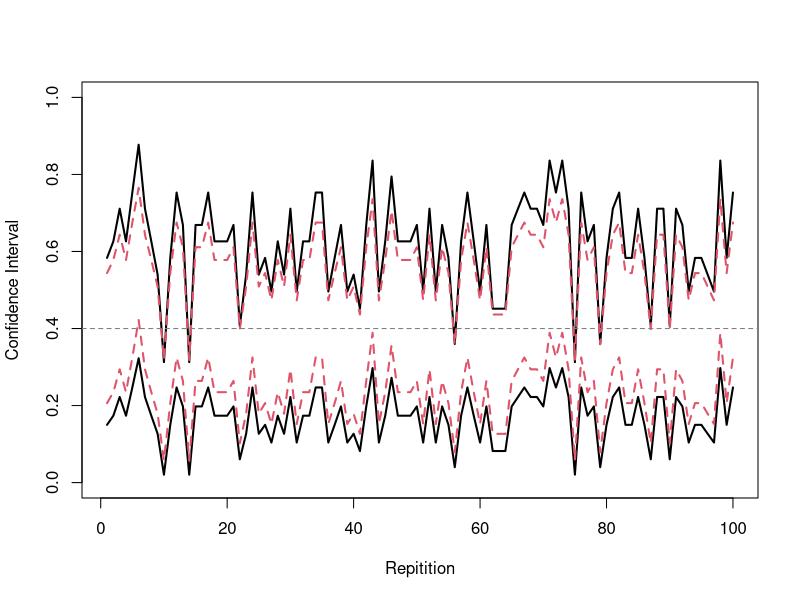
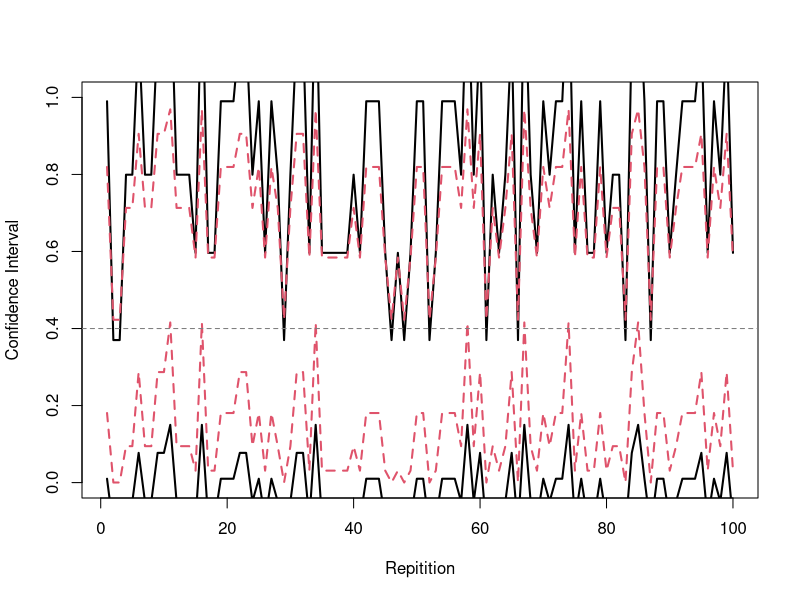

R code for these plots, in order:
# ------------------------------------------------------------------------
# STAT 8003 Statistical Methods I
# 10/11/2012
# ------------------------------------------------------------------------

# -----------------------------------------------------------------------
# Compute 95% CI for Binomial Data
# -----------------------------------------------------------------------

date()
                                  
# -----------------------------------------------------------------------
# Simulation 1: relatively large sample size
# -----------------------------------------------------------------------
set.seed(143804)
n = 30
repit = 100

# initialize the vector to store CIs
ci1 = matrix(0,nrow=repit,ncol=2)
ci2 = matrix(0,nrow=repit,ncol=2)
p = 0.4

for (ii in 1:repit){
  #cat("ii = ", ii, "\n")
  y = rbinom(n,size=1,p=0.4)
  # y is Bernoulli observation

  mean.y = mean(y)
  a = qnorm(1-0.025)

  ci1[ii,1] = mean.y - a*sqrt(mean.y/n)
  ci1[ii,2] = mean.y + a*sqrt(mean.y/n)

  ci2[ii,1] = (sin(asin(sqrt(mean.y))-a/2/sqrt(n)))^2
  ci2[ii,2] = (sin(asin(sqrt(mean.y))+a/2/sqrt(n)))^2
}

plot(1:repit,ci1[,1],ylim=c(0,1),xlab="Repitition",
     ylab="Confidence Interval",type="l",lwd=2)
lines(1:repit,ci1[,2],lwd=2)
lines(1:repit,ci2[,1],col=2,lty=2,lwd=2)
lines(1:repit,ci2[,2],col=2,lty=2,lwd=2)
abline(h=0.4,lty=2,col="gray50")

ct1 = sum((ci1[,1]<p)&(ci1[,2]>p))
ct2 = sum((ci2[,1]<p)&(ci2[,2]>p))

hw1 = mean((ci1[,2]-ci1[,1])/2)
hw2 = mean((ci2[,2]-ci2[,1])/2)

cat("coverage 1 = ", ct1/repit,"\n")
cat("coverage 2 = ", ct2/repit,"\n")

cat("half-width 1 = ", hw1,"\n")
cat("half-width 2 = ", hw2,"\n")

# Result:

# Coverage:
# CI1: 95%, CI2: 91%

# Average half-width:
# CI1: 0.22, CI2: 0.17



# -----------------------------------------------------------------------
# Simulation 2: relatively small sample size
# -----------------------------------------------------------------------
set.seed(151203)
n = 8
repit = 100

# initialize the vector to store CIs
ci1 = matrix(0,nrow=repit,ncol=2)
ci2 = matrix(0,nrow=repit,ncol=2)
p = 0.4

for (ii in 1:repit){
  #cat("ii = ", ii, "\n")
  y = rbinom(n,size=1,p=0.4)
  # y is Bernoulli observation

  mean.y = mean(y)
  a = qnorm(1-0.025)

  ci1[ii,1] = mean.y - a*sqrt(mean.y/n)
  ci1[ii,2] = mean.y + a*sqrt(mean.y/n)

  ci2[ii,1] = (sin(asin(sqrt(mean.y))-a/2/sqrt(n)))^2
  ci2[ii,2] = (sin(asin(sqrt(mean.y))+a/2/sqrt(n)))^2
}

plot(1:repit,ci1[,1],ylim=c(0,1),xlab="Repitition",
     ylab="Confidence Interval",type="l",lwd=2)
lines(1:repit,ci1[,2],lwd=2)
lines(1:repit,ci2[,1],col=2,lty=2,lwd=2)
lines(1:repit,ci2[,2],col=2,lty=2,lwd=2)
abline(h=0.4,lty=2,col="gray50")

ct1 = sum((ci1[,1]<p)&(ci1[,2]>p))
ct2 = sum((ci2[,1]<p)&(ci2[,2]>p))

hw1 = mean((ci1[,2]-ci1[,1])/2)
hw2 = mean((ci2[,2]-ci2[,1])/2)

cat("coverage 1 = ", ct1/repit,"\n")
cat("coverage 2 = ", ct2/repit,"\n")

cat("half-width 1 = ", hw1,"\n")
cat("half-width 2 = ", hw2,"\n")

# Result:

# Coverage:
# CI1: 90%, CI2: 93%

# Average half-width:
# CI1: 0.43, CI2: 0.29
